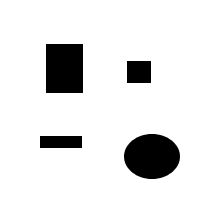
#> input picture aws_house/test.pgm, 204 x 200 px
$ python -i 'world_complexity (copy).py'   (imports and definitions only)   (older library calls are emulated)
#> lines starting #> are read from the running program, lines starting #| are printed output that depends on the picture; after the words box and inside, x2 and y2 are one past the last pixel; in counts of white or black regions, pixels touching at a corner belong together
#> further down, picture is the input picture: shape (200, 204, 3); min 0, max 255, mean 224.9
import cv2
import sys
import yaml
import os
import rospkg
import numpy as np
from argparse import ArgumentParser
from collections import Counter
from unittest import skip
from scipy import spatial
from imutils import contours, perspective
import imutils
from scipy.spatial import distance as dist
from pathlib import Path
import csv

# TODO s
# - identify interior area @Elias
# - identify objects & contours: ev. with https://learnopencv.com/contour-detection-using-opencv-python-c/
# - calcutlate distance between objects: ev. with https://www.pyimagesearch.com/2016/04/04/measuring-distance-between-objects-in-an-image-with-opencv/
#       To calculate:
#           - Number of static obs


# see comments at the end of the document

ROBOT_RADIUS = 0.3 # [m]
MIN_INTENDED_WALKWAY_WITH = 0.2 # [m]
MIN_OBS_SIZE = 0.2 # [m]: the obs must be at least 20 cm to avoid detecting obstacles that are not actually there due to miscoloured pixel


class Complexity:

    def __init__(self):
        self.density_gird = []

    # [29 lines left out: functions extract_data, determine_map_size, occupancy_ratio, not called in this run]

    def occupancy_distribution(self, img: list):
        # Idea: https://jamboard.google.com/d/1ImC7CSPc6Z3Dkxh5I1wX_kkTjEd6GFWmMywHR3LD_XE/viewer?f=0
        raise NotImplementedError

    # [171 lines left out: functions entropy, sliding_window, extractFeatures, check_surrounding, number_of_static_obs, distance_between_obs and 2 more, not called in this run]

       # cv2.+
    # how('edges', result)
       # cv2.imshow('image', img2)
       # cv2.waitKey(0)


    def get_contours(self, img):

      #  img_gray = cv2.cvtColor(img, cv2.COLOR_RGB2GRAY)  # Apply the thresholding
        blurred = cv2.GaussianBlur(img, (5, 5), 0)
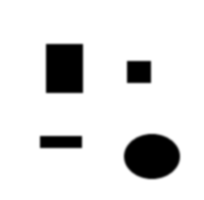
#> blurred: shape (200, 204, 3); min 0, max 255, mean 224.9
        canny = cv2.Canny(blurred, 30, 300)
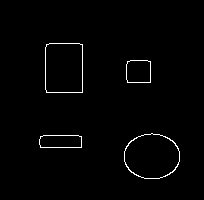
#> canny: shape (200, 204); 1.3% white in thin lines or dots, all inside (x1, y1, x2, y2) = (39, 43, 180, 179)
        (cnts, _) = cv2.findContours(canny.copy(), cv2.RETR_TREE, cv2.CHAIN_APPROX_SIMPLE)
#> cnts = 8 contours; box (x1, y1, x2, y2) and area: (124, 133, 180, 179) 1976, (124, 133, 180, 179) 1935, (45, 43, 83, 93) 1802, (45, 43, 83, 93) 1800, (126, 60, 151, 83) 517, (126, 60, 151, 83) 515, (39, 135, 82, 148) 493, (39, 135, 82, 148) 491

        return cnts


    # [95 lines left out: functions edge_detection, distance, not called in this run]

    def midpoint(self, ptA, ptB):
        return ((ptA[0] + ptB[0]) * 0.5, (ptA[1] + ptB[1]) * 0.5)


    # [4 lines left out: function get_plots, not called in this run]


# [37 lines not run here, left out]

# NOTE: for our complexity measure we make some assumptions
# 1. We ignore the occupancy threshold. Every pixel > 0 is considert to be fully populated even though this is not entirely accurate since might also only partially be populated (we therefore slightly overestimate populacy.)

>>> import cv2
>>> picture = cv2.cvtColor(cv2.imread('aws_house/test.pgm'), cv2.COLOR_BGR2RGB)
>>> result = Complexity().get_contours(picture)
#> result has the same summary as cnts in get_contours
